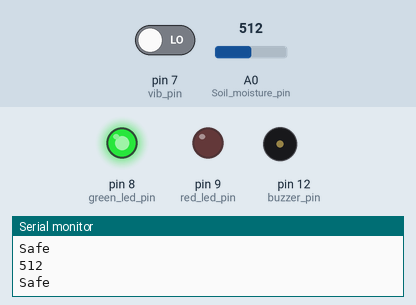
The sketch below on a simulated Arduino Uno, built with avr-gcc and run on an emulated ATmega328P. Parts: output pins drawn as LEDs (lit = HIGH), buzzer (waves = sounding), the last lines printed to the serial monitor. Dashed ring = blinking. The inputs (shaded band) are chosen by the test bench; at power-on: A0 (Soil_moisture_pin) = 512, pin 7 (vib_pin) LOW. The modem accepts every AT command (registered, SIM ready, sends succeed) and sends nothing else.

Above: at 1.4 s.
1.5 s: A0 (Soil_moisture_pin) set to 491
At 1.97 s:
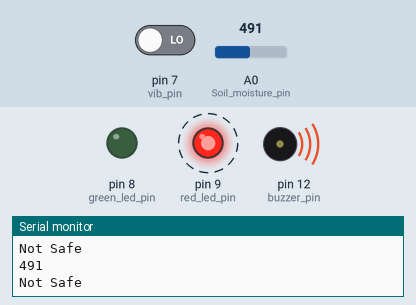
4.5 s: pin 7 (vib_pin) driven HIGH
At 9.8 s:
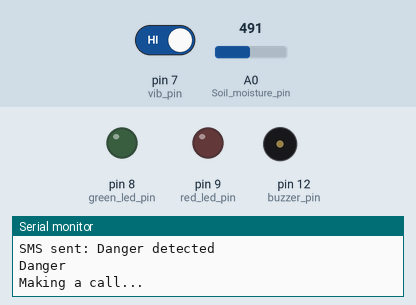
Timing chart, 0 to 11.3 s (numbered marks = the images above; inputs shaded):
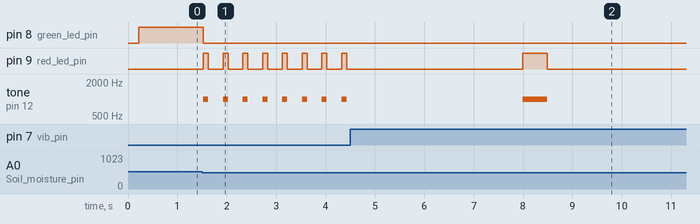

Measured:
- the behaviour switches between 501 and 500 on A0 (Soil_moisture_pin) (found by bisection; images 0 and 1)
- after the input at 1.5 s, pin 8 (green_led_pin): HIGH → LOW at once; pin 9 (red_led_pin): alternates HIGH for 0.10 s and LOW for 0.30 s, starting at once; tone on pin 12 (buzzer_pin): alternates 1000 Hz for 0.10 s and silent for 0.30 s, starting at once

The sketch:

LandSlideDetector.ino
```cpp
//Final Code
#include <SoftwareSerial.h>

//Pins for sensors Leds and Buzzers
int vib_pin = 7; // vibration sensor pin
int red_led_pin = 9; // Red Led pin
int green_led_pin = 8; // Green Led pin
int buzzer_pin = 12; // Buzzer Pin
int Soil_moisture_pin = A0; // Analog pin for soil moisture sensor
int threshold = 500; // threshold for soil moisture sensor

SoftwareSerial gsmSerial(10, 11); // RX, TX for GSM module
const char* phoneNumber = "+9181290xxxxx"; // Replace with the recipient's number

void setup() {
  //Assign sensors and Led pins
  pinMode(vib_pin, INPUT);
  pinMode(red_led_pin, OUTPUT);
  pinMode(green_led_pin, OUTPUT);
  pinMode(buzzer_pin, OUTPUT);

  Serial.begin(9600);
  gsmSerial.begin(9600);

  // Initialize GSM
  gsmSerial.println("AT");
  delay(100);
  gsmSerial.println("AT+CMGF=1"); // Set SMS mode to text
  delay(100);
}

void loop() {
  //read sensor values
  int soilMoistureValue = analogRead(Soil_moisture_pin); //soil moisture sensor for read water content in soil.
  int val = digitalRead(vib_pin); //vibration sensor

  Serial.println(soilMoistureValue);
  // if both sensor triggers then it will be danger
  if ((val == 1) && (soilMoistureValue <= threshold)) {
    for (int i = 0; i <= 5; i++) {
      Serial.println("Danger");
      MakeCall();
      sendSMS("Danger detected");
      digitalWrite(green_led_pin, LOW);
      digitalWrite(red_led_pin, HIGH);
      tone(buzzer_pin, 1000);  // Generate a tone of 1000 Hz on the buzzer
      delay(500);
      digitalWrite(red_led_pin, LOW);
      noTone(buzzer_pin);  // Turn off the buzzer
      delay(500);
    }
  }
  //if one of the sensor triggers it will alert us
  else if ((val == 1) || (soilMoistureValue <= threshold)) {
    // Medium alert
    Serial.println("Not Safe");
    digitalWrite(green_led_pin, LOW);
    digitalWrite(red_led_pin, HIGH);
    tone(buzzer_pin, 1000);
    delay(100);
    digitalWrite(red_led_pin, LOW);
    noTone(buzzer_pin);
    delay(300);
  } else {
    // else it is safe there is no chance of land slide.
    digitalWrite(green_led_pin, HIGH);
    digitalWrite(red_led_pin, LOW);
    digitalWrite(buzzer_pin, LOW);
    Serial.println("Safe");
  }
}

//make call
void MakeCall() {
  Serial.println("Making a call...");
  gsmSerial.print("ATD");
  gsmSerial.print(phoneNumber);
  gsmSerial.println(";");
  delay(2000);
}

//send sms
void sendSMS(String message) {
  gsmSerial.print("AT+CMGS=\"");
  gsmSerial.print(phoneNumber);
  gsmSerial.println("\"");
  delay(100);

  gsmSerial.print(message);
  delay(100);

  gsmSerial.write(26); // Send Ctrl+Z to indicate the end of the message
  Serial.println("SMS sent: " + message);
  delay(1000);
}
```
